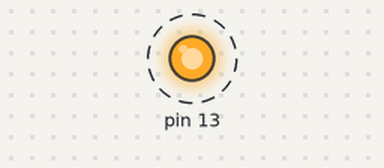
The sketch below on a simulated Arduino Uno, built with avr-gcc and run on an emulated ATmega328P. On the bench: output pins drawn as LEDs (lit = HIGH). Dashed ring = blinking. What the sketch prints to the serial monitor is not drawn.

Above: at 0.5 s.
Timing chart, 0 to 4.6 s (numbered marks = the images above):
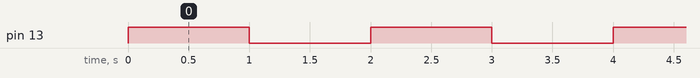

Measured:
- by itself, pin 13: alternates HIGH for 1.0 s and LOW for 1.0 s

The sketch:

Serial_Communication.ino
```cpp
void setup() {
  // put your setup code here, to run once:

//Serial communication - It means bit by bit communication.----------------->
pinMode(13,OUTPUT);
//Establish Serial communication
Serial.begin(9600);     // baud rate - Number of symbols per second.
}

void loop() {
  // put your main code here, to run repeatedly:

Serial.println("Communication start");  // ---->We can print anything
digitalWrite(13,1);
Serial.println("On");
delay(1000);
digitalWrite(13,0);
Serial.println("Off");
delay(1000);

}
```
